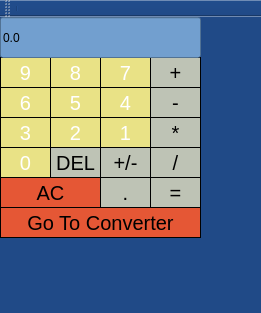
<?xml version="1.0" encoding="UTF-8"?>
<ui version="4.0">
 <class>MainWindow</class>
 <widget class="QMainWindow" name="MainWindow">
  <property name="geometry">
   <rect>
    <x>0</x>
    <y>0</y>
    <width>261</width>
    <height>313</height>
   </rect>
  </property>
  <property name="windowTitle">
   <string>Calculator</string>
  </property>
  <property name="styleSheet">
   <string notr="true">background-color: rgb(32, 74, 135);</string>
  </property>
  <widget class="QWidget" name="centralWidget">
   <widget class="QPushButton" name="pushButton_AC">
    <property name="geometry">
     <rect>
      <x>0</x>
      <y>160</y>
      <width>101</width>
      <height>31</height>
     </rect>
    </property>
    <property name="sizeIncrement">
     <size>
      <width>10</width>
      <height>10</height>
     </size>
    </property>
    <property name="styleSheet">
     <string notr="true">QPushButton{
border:1px solid black;
background-color:#E55735;
color:black;
font-size:20px;
}
QPushButton:pressed
{
background-color:#F93A0C;
color:black
}</string>
    </property>
    <property name="text">
     <string>AC</string>
    </property>
   </widget>
   <widget class="QPushButton" name="pushButton_9">
    <property name="geometry">
     <rect>
      <x>0</x>
      <y>40</y>
      <width>51</width>
      <height>31</height>
     </rect>
    </property>
    <property name="sizeIncrement">
     <size>
      <width>10</width>
      <height>10</height>
     </size>
    </property>
    <property name="styleSheet">
     <string notr="true">QPushButton{
border:1px solid black;
background-color:#E9E286;
color:white;
font-size:20px;
}
QPushButton:pressed
{
background-color:#52C11D;
color:black
}</string>
    </property>
    <property name="text">
     <string>9</string>
    </property>
   </widget>
   <widget class="QPushButton" name="pushButton_8">
    <property name="geometry">
     <rect>
      <x>50</x>
      <y>40</y>
      <width>51</width>
      <height>31</height>
     </rect>
    </property>
    <property name="sizeIncrement">
     <size>
      <width>10</width>
      <height>10</height>
     </size>
    </property>
    <property name="focusPolicy">
     <enum>Qt::WheelFocus</enum>
    </property>
    <property name="contextMenuPolicy">
     <enum>Qt::ActionsContextMenu</enum>
    </property>
    <property name="styleSheet">
     <string notr="true">QPushButton{
border:1px solid black;
background-color:#E9E286;
color:white;
font-size:20px;
}
QPushButton:pressed
{
background-color:#52C11D;
color:black
}</string>
    </property>
    <property name="text">
     <string>8</string>
    </property>
    <property name="autoRepeatDelay">
     <number>300</number>
    </property>
   </widget>
   <widget class="QPushButton" name="pushButton_7">
    <property name="geometry">
     <rect>
      <x>100</x>
      <y>40</y>
      <width>51</width>
      <height>31</height>
     </rect>
    </property>
    <property name="sizeIncrement">
     <size>
      <width>10</width>
      <height>10</height>
     </size>
    </property>
    <property name="focusPolicy">
     <enum>Qt::WheelFocus</enum>
    </property>
    <property name="contextMenuPolicy">
     <enum>Qt::ActionsContextMenu</enum>
    </property>
    <property name="styleSheet">
     <string notr="true">QPushButton{
border:1px solid black;
background-color:#E9E286;
color:white;
font-size:20px;
}
QPushButton:pressed
{
background-color:#52C11D;
color:black
}</string>
    </property>
    <property name="text">
     <string>7</string>
    </property>
    <property name="autoRepeatDelay">
     <number>300</number>
    </property>
   </widget>
   <widget class="QPushButton" name="pushButton_3">
    <property name="geometry">
     <rect>
      <x>0</x>
      <y>100</y>
      <width>51</width>
      <height>31</height>
     </rect>
    </property>
    <property name="sizeIncrement">
     <size>
      <width>10</width>
      <height>10</height>
     </size>
    </property>
    <property name="styleSheet">
     <string notr="true">QPushButton{
border:1px solid black;
background-color:#E9E286;
color:white;
font-size:20px;
}
QPushButton:pressed
{
background-color:#52C11D;
color:black
}</string>
    </property>
    <property name="text">
     <string>3</string>
    </property>
    <property name="autoRepeatDelay">
     <number>300</number>
    </property>
   </widget>
   <widget class="QPushButton" name="pushButton_2">
    <property name="geometry">
     <rect>
      <x>50</x>
      <y>100</y>
      <width>51</width>
      <height>31</height>
     </rect>
    </property>
    <property name="sizeIncrement">
     <size>
      <width>10</width>
      <height>10</height>
     </size>
    </property>
    <property name="styleSheet">
     <string notr="true">QPushButton{
border:1px solid black;
background-color:#E9E286;
color:white;
font-size:20px;
}
QPushButton:pressed
{
background-color:#52C11D;
color:black
}</string>
    </property>
    <property name="text">
     <string>2</string>
    </property>
    <property name="autoRepeatDelay">
     <number>300</number>
    </property>
   </widget>
   <widget class="QPushButton" name="pushButton_6">
    <property name="geometry">
     <rect>
      <x>0</x>
      <y>70</y>
      <width>51</width>
      <height>31</height>
     </rect>
    </property>
    <property name="sizeIncrement">
     <size>
      <width>10</width>
      <height>10</height>
     </size>
    </property>
    <property name="styleSheet">
     <string notr="true">QPushButton{
border:1px solid black;
background-color:#E9E286;
color:white;
font-size:20px;
}
QPushButton:pressed
{
background-color:#52C11D;
color:black
}</string>
    </property>
    <property name="text">
     <string>6</string>
    </property>
    <property name="autoRepeatDelay">
     <number>300</number>
    </property>
   </widget>
   <widget class="QPushButton" name="pushButton_5">
    <property name="geometry">
     <rect>
      <x>50</x>
      <y>70</y>
      <width>51</width>
      <height>31</height>
     </rect>
    </property>
    <property name="sizeIncrement">
     <size>
      <width>10</width>
      <height>10</height>
     </size>
    </property>
    <property name="styleSheet">
     <string notr="true">QPushButton{
border:1px solid black;
background-color:#E9E286;
color:white;
font-size:20px;
}
QPushButton:pressed
{
background-color:#52C11D;
color:black
}</string>
    </property>
    <property name="text">
     <string>5</string>
    </property>
    <property name="autoRepeatDelay">
     <number>300</number>
    </property>
   </widget>
   <widget class="QPushButton" name="pushButton_4">
    <property name="geometry">
     <rect>
      <x>100</x>
      <y>70</y>
      <width>51</width>
      <height>31</height>
     </rect>
    </property>
    <property name="sizeIncrement">
     <size>
      <width>10</width>
      <height>10</height>
     </size>
    </property>
    <property name="styleSheet">
     <string notr="true">QPushButton{
border:1px solid black;
background-color:#E9E286;
color:white;
font-size:20px;
}
QPushButton:pressed
{
background-color:#52C11D;
color:black
}</string>
    </property>
    <property name="text">
     <string>4</string>
    </property>
    <property name="autoRepeatDelay">
     <number>300</number>
    </property>
   </widget>
   <widget class="QPushButton" name="pushButton_1">
    <property name="geometry">
     <rect>
      <x>100</x>
      <y>100</y>
      <width>51</width>
      <height>31</height>
     </rect>
    </property>
    <property name="sizeIncrement">
     <size>
      <width>10</width>
      <height>10</height>
     </size>
    </property>
    <property name="styleSheet">
     <string notr="true">QPushButton{
border:1px solid black;
background-color:#E9E286;
color:white;
font-size:20px;
}
QPushButton:pressed
{
background-color:#52C11D;
color:black
}</string>
    </property>
    <property name="text">
     <string>1</string>
    </property>
    <property name="autoRepeatDelay">
     <number>300</number>
    </property>
   </widget>
   <widget class="QPushButton" name="pushButton_0">
    <property name="geometry">
     <rect>
      <x>0</x>
      <y>130</y>
      <width>51</width>
      <height>31</height>
     </rect>
    </property>
    <property name="sizeIncrement">
     <size>
      <width>10</width>
      <height>10</height>
     </size>
    </property>
    <property name="styleSheet">
     <string notr="true">QPushButton{
border:1px solid black;
background-color:#E9E286;
color:white;
font-size:20px;
}
QPushButton:pressed
{
background-color:#52C11D;
color:black
}</string>
    </property>
    <property name="text">
     <string>0</string>
    </property>
    <property name="autoRepeatDelay">
     <number>300</number>
    </property>
   </widget>
   <widget class="QPushButton" name="pushButton_plus">
    <property name="geometry">
     <rect>
      <x>150</x>
      <y>40</y>
      <width>51</width>
      <height>31</height>
     </rect>
    </property>
    <property name="sizeIncrement">
     <size>
      <width>10</width>
      <height>10</height>
     </size>
    </property>
    <property name="styleSheet">
     <string notr="true">QPushButton{
border:1px solid black;
background-color:#BEC3B5;
color:black;
font-size:20px;
}
QPushButton:pressed
{
background-color:#80827C;
color:black
}</string>
    </property>
    <property name="text">
     <string>+</string>
    </property>
   </widget>
   <widget class="QPushButton" name="pushButton_minus">
    <property name="geometry">
     <rect>
      <x>150</x>
      <y>70</y>
      <width>51</width>
      <height>31</height>
     </rect>
    </property>
    <property name="sizeIncrement">
     <size>
      <width>10</width>
      <height>10</height>
     </size>
    </property>
    <property name="styleSheet">
     <string notr="true">QPushButton{
border:1px solid black;
background-color:#BEC3B5;
color:black;
font-size:20px;
}
QPushButton:pressed
{
background-color:#80827C;
color:black
}</string>
    </property>
    <property name="text">
     <string>-</string>
    </property>
   </widget>
   <widget class="QPushButton" name="pushButton_divide">
    <property name="geometry">
     <rect>
      <x>150</x>
      <y>130</y>
      <width>51</width>
      <height>31</height>
     </rect>
    </property>
    <property name="sizeIncrement">
     <size>
      <width>10</width>
      <height>10</height>
     </size>
    </property>
    <property name="styleSheet">
     <string notr="true">QPushButton{
border:1px solid black;
background-color:#BEC3B5;
color:black;
font-size:20px;
}
QPushButton:pressed
{
background-color:#80827C;
color:black
}</string>
    </property>
    <property name="text">
     <string>/</string>
    </property>
   </widget>
   <widget class="QPushButton" name="pushButton_multiply">
    <property name="geometry">
     <rect>
      <x>150</x>
      <y>100</y>
      <width>51</width>
      <height>31</height>
     </rect>
    </property>
    <property name="sizeIncrement">
     <size>
      <width>10</width>
      <height>10</height>
     </size>
    </property>
    <property name="styleSheet">
     <string notr="true">QPushButton{
border:1px solid black;
background-color:#BEC3B5;
color:black;
font-size:20px;
}
QPushButton:pressed
{
background-color:#80827C;
color:black
}</string>
    </property>
    <property name="text">
     <string>*</string>
    </property>
   </widget>
   <widget class="QPushButton" name="pushButton_equalsto">
    <property name="geometry">
     <rect>
      <x>150</x>
      <y>160</y>
      <width>51</width>
      <height>31</height>
     </rect>
    </property>
    <property name="sizeIncrement">
     <size>
      <width>10</width>
      <height>10</height>
     </size>
    </property>
    <property name="styleSheet">
     <string notr="true">QPushButton{
border:1px solid black;
background-color:#BEC3B5;
color:black;
font-size:20px;
}
QPushButton:pressed
{
background-color:#80827C;
color:black
}</string>
    </property>
    <property name="text">
     <string>=</string>
    </property>
   </widget>
   <widget class="QLineEdit" name="display">
    <property name="geometry">
     <rect>
      <x>0</x>
      <y>0</y>
      <width>201</width>
      <height>41</height>
     </rect>
    </property>
    <property name="styleSheet">
     <string notr="true">QLineEdit{
background-color: rgb(114, 159, 207);
qproperty-alignment:&quot;AlignRight&quot;;
}
</string>
    </property>
    <property name="text">
     <string>0.0</string>
    </property>
   </widget>
   <widget class="QPushButton" name="Delete">
    <property name="geometry">
     <rect>
      <x>50</x>
      <y>130</y>
      <width>51</width>
      <height>31</height>
     </rect>
    </property>
    <property name="sizeIncrement">
     <size>
      <width>10</width>
      <height>10</height>
     </size>
    </property>
    <property name="styleSheet">
     <string notr="true">QPushButton{
border:1px solid black;
background-color:#BEC3B5;
color:black;
font-size:20px;
}
QPushButton:pressed
{
background-color:#80827C;
color:black
}</string>
    </property>
    <property name="text">
     <string>DEL</string>
    </property>
   </widget>
   <widget class="QPushButton" name="change_sign">
    <property name="geometry">
     <rect>
      <x>100</x>
      <y>130</y>
      <width>51</width>
      <height>31</height>
     </rect>
    </property>
    <property name="sizeIncrement">
     <size>
      <width>10</width>
      <height>10</height>
     </size>
    </property>
    <property name="styleSheet">
     <string notr="true">QPushButton{
border:1px solid black;
background-color:#BEC3B5;
color:black;
font-size:20px;
}
QPushButton:pressed
{
background-color:#80827C;
color:black
}</string>
    </property>
    <property name="text">
     <string>+/-</string>
    </property>
   </widget>
   <widget class="QPushButton" name="pushButton_equalsto_2">
    <property name="geometry">
     <rect>
      <x>100</x>
      <y>160</y>
      <width>51</width>
      <height>31</height>
     </rect>
    </property>
    <property name="sizeIncrement">
     <size>
      <width>10</width>
      <height>10</height>
     </size>
    </property>
    <property name="styleSheet">
     <string notr="true">QPushButton{
border:1px solid black;
background-color:#BEC3B5;
color:black;
font-size:20px;
}
QPushButton:pressed
{
background-color:#80827C;
color:black
}</string>
    </property>
    <property name="text">
     <string>.</string>
    </property>
   </widget>
   <widget class="QPushButton" name="pushButton_AC_2">
    <property name="geometry">
     <rect>
      <x>0</x>
      <y>190</y>
      <width>201</width>
      <height>31</height>
     </rect>
    </property>
    <property name="sizeIncrement">
     <size>
      <width>10</width>
      <height>10</height>
     </size>
    </property>
    <property name="styleSheet">
     <string notr="true">QPushButton{
border:1px solid black;
background-color:#E55735;
color:black;
font-size:20px;
}
QPushButton:pressed
{
background-color:#F93A0C;
color:black
}</string>
    </property>
    <property name="text">
     <string>Go To Converter</string>
    </property>
   </widget>
  </widget>
  <widget class="QToolBar" name="mainToolBar">
   <attribute name="toolBarArea">
    <enum>TopToolBarArea</enum>
   </attribute>
   <attribute name="toolBarBreak">
    <bool>false</bool>
   </attribute>
   <addaction name="separator"/>
  </widget>
  <widget class="QStatusBar" name="statusBar"/>
 </widget>
 <layoutdefault spacing="6" margin="11"/>
 <resources/>
 <connections/>
</ui>
